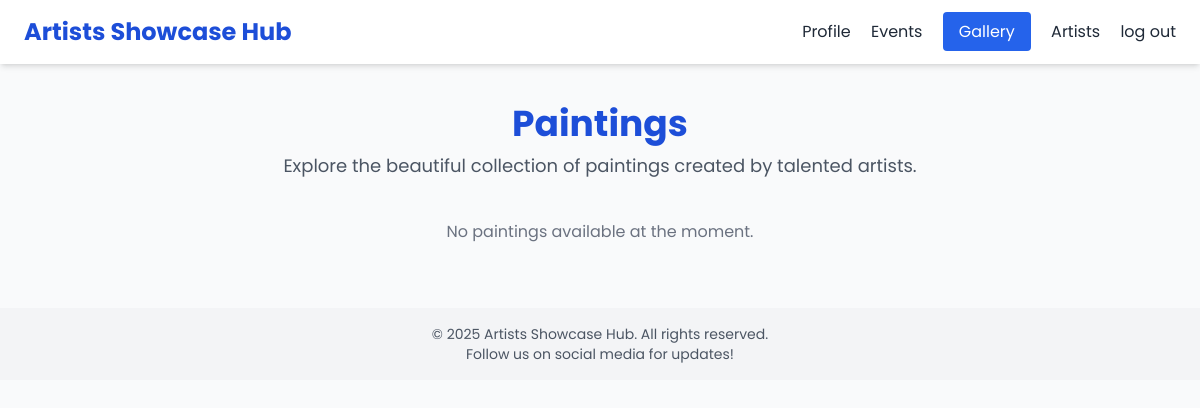
/paintings/, run on an earlier commit of the app's database.
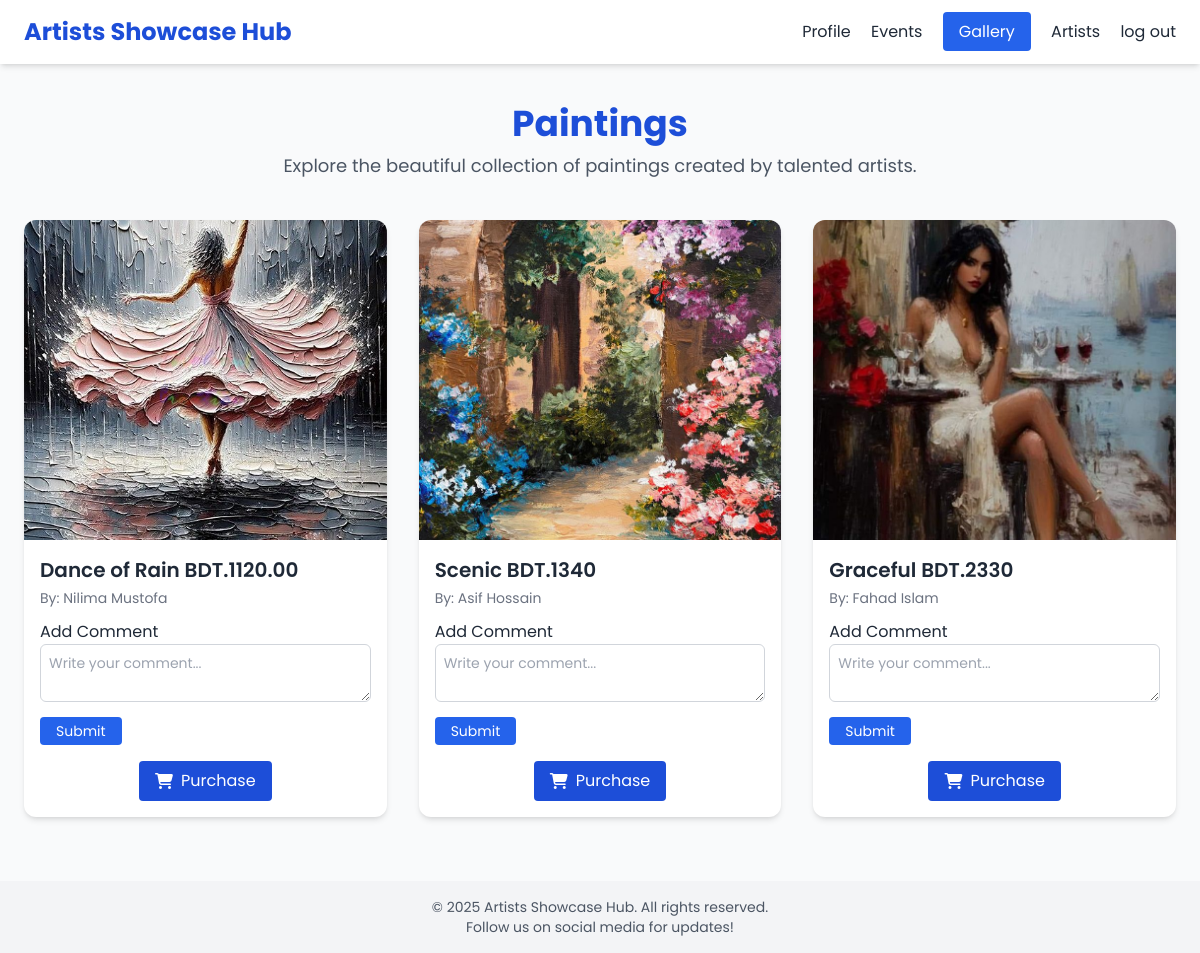
And on a later commit of the database.
### hub/models.py (models this page shows, shortened)
class Painting(models.Model):
    title = models.CharField(max_length=100)
    image = models.ImageField(upload_to='paintings/')
    description = models.TextField()
    artist = models.CharField(max_length=100)  # New field for the artist's name

### hub/views.py (the view)
# urls.py: path('paintings/', views.paintings, name='paintings'),
def paintings(request):
    paintings = Painting.objects.all()  # Fetch all paintings from the database
    context = {
        'paintings': paintings
    }
    return render(request, 'paintings.html', context)

### template/paintings.html (shortened to what this page needs)
<!DOCTYPE html>
<html lang="en">
<head>
  {% load static %}
  <script src="https://cdn.tailwindcss.com"></script>
</head>
<body class="bg-gray-50 text-gray-800">
  <header class="bg-white shadow-md sticky top-0 z-50">
    <div class="max-w-7xl mx-auto px-6 py-4 flex justify-between items-center">
      <h1 class="text-2xl font-bold text-blue-700">Artists Showcase Hub</h1>
      <nav class="space-x-4">
       <a href="{% url 'profile' %}" class="hover:text-blue-600">Profile</a>
      <a href="{% url 'event' %}" class="hover:text-blue-600">Events</a>
      <a href="{% url 'gallery' %}" class="bg-blue-600 text-white px-4 py-2 rounded hover:bg-blue-700">Gallery</a>
      <a href="{% url 'artist_profile' %}" class="hover:text-blue-600">Artists</a>
      <a href="{% url 'logout' %}" class="hover:text-blue-600">log out</a>
      </nav>
    </div>
  </header>
  <section class="text-center py-10 px-4">
    <h2 class="text-4xl font-bold text-blue-700 mb-2">Paintings</h2>
    <p class="text-gray-600 text-lg">Explore the beautiful collection of paintings created by talented artists.</p>
  </section>
  <section class="grid gap-8 px-6 pb-16 md:grid-cols-2 lg:grid-cols-3">
    {% for painting in paintings %}
    <div class="bg-white rounded-xl shadow-md hover:shadow-lg transition overflow-hidden">
      <img src="{{ painting.image.url }}" alt="{{ painting.title }}" class="w-full h-80 object-cover cursor-pointer" onclick="openModal('{{ painting.image.url }}', '{{ painting.title }}', '{{ painting.description|escapejs }}', '{{ painting.artist }}')">
      <div class="p-4">
        <h4 class="text-xl font-semibold mb-1">{{ painting.title }}</h4>
        <p class="text-sm text-gray-500 mb-3">By: {{ painting.artist }}</p>
        <div class="mb-4">
          {% if painting.id %}
    <a href="{% url 'add_comment' painting.id %}">Add Comment</a>
{% else %}
    <p><i>No ID found for this painting</i></p>
{% endif %}
            <textarea name="comment" rows="2" placeholder="Write your comment..." class="w-full p-2 border border-gray-300 rounded-md text-sm"></textarea>
            <button type="submit" class="mt-2 bg-blue-600 text-white px-4 py-1 rounded hover:bg-blue-700 text-sm">Submit</button>
        </div>
        <div class="text-center">
          <a href="{% url 'payment' %}" class="inline-flex items-center gap-2 bg-blue-700 text-white px-4 py-2 rounded hover:bg-blue-800">
            <i class="fas fa-shopping-cart"></i> Purchase
          </a>
        </div>
      </div>
    </div>
    {% empty %}
    <p class="text-center col-span-full text-gray-500">No paintings available at the moment.</p>
    {% endfor %}
  </section>
  <footer class="bg-gray-100 text-center py-4 text-sm text-gray-600">
    &copy; 2025 Artists Showcase Hub. All rights reserved. <br>
    Follow us on social media for updates!
  </footer>
</body>
</html>

### template/paintings.html (style rules this page uses)
body { font-family: 'Poppins', sans-serif; }

What changed in the data, as far as the page shows it:
added Painting: image (picture), title "Dance of Rain BDT.1120.00", artist "Nilima Mustofa", shows "Add Comment"
added Painting: image (picture), title "Scenic BDT.1340", artist "Asif Hossain", shows "Add Comment"
added Painting: image (picture), title "Graceful BDT.2330", artist "Fahad Islam", shows "Add Comment"
Also different on the page:
text no longer shown: "No paintings available at the moment."
